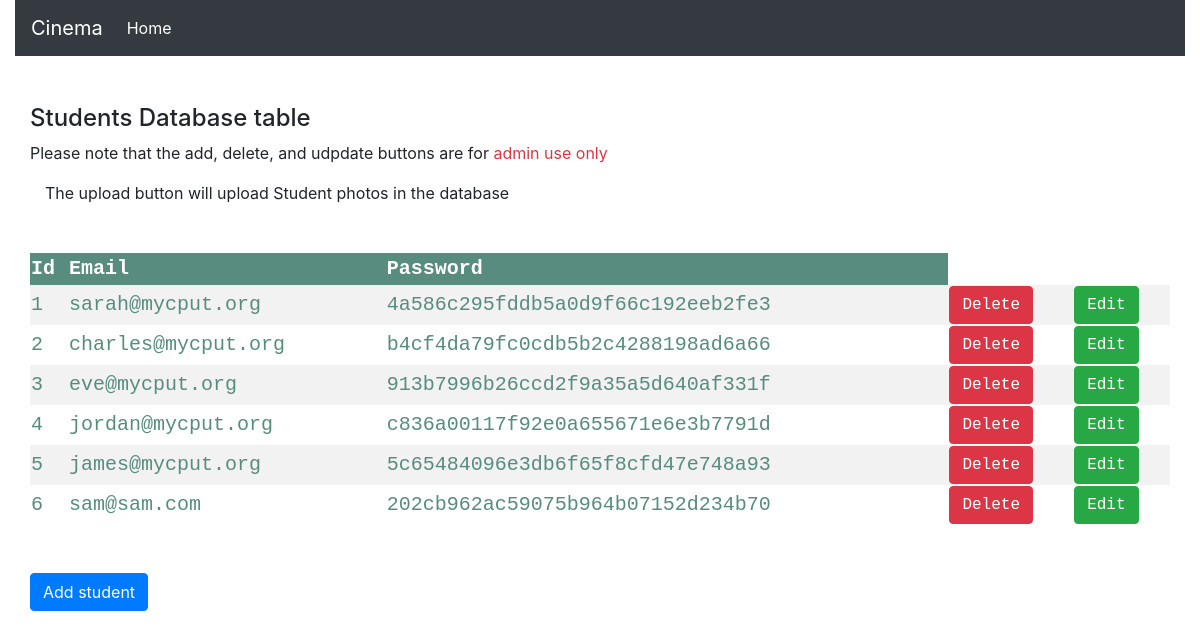
Page /showTable.php on the committed database.
### tables this page shows
CREATE TABLE IF NOT EXISTS `tbl_user` (
  `ID` int(11) NOT NULL AUTO_INCREMENT,
  `email` varchar(255) NOT NULL,
  `password` varchar(255) NOT NULL,
  PRIMARY KEY (`ID`)
);

### showTable.php (the view, shortened to what this page needs)
<!DOCTYPE html>
<html lang="en">
    <head>
    <link rel="stylesheet" href="css/bootstrap.css">
    <link rel="stylesheet" href="css/showTable.css">
    </head>
<body>
    <section>
        <div class="container-fluid">
            <div class="row">
                <div class="col-md-12 col-sm-12 col-lg-12">
                    <nav class="navbar navbar-expand-lg navbar-light bg-dark">
                        <a class="navbar-brand text-white" href="home.php">Cinema</a>
                        <div class="collapse navbar-collapse" id="navbarNavAltMarkup">
                            <div class="navbar-nav">
                                <a class="nav-link active text-white" href="home.php">Home <span class="sr-only">(current)</span></a>
                            </div>
                        </div>
                    </nav>
                </div>
            </div>
        </div>
    </section>
    <div class="container mt-5">
        <div class="row">
            <h4>Students Database table</h4><br>
        </div>
        <div class="row">
            <p>Please note that the add, delete, and udpdate buttons are for <span class="text-danger">admin use only</span></p>
        </div>
            <p>The upload button will upload Student photos in the database</p>
    </div>
    <div class="container mt-5">
        <div class="row">
            <table>
                <tr>
                    <th>Id</th>
                    <th>Email</th>
                    <th>Password</th>
                </tr>
                <?php
                    require('DBConnect.php');
                    $query = "SELECT ID, email, password FROM tbl_user ORDER BY ID ASC";
                    $result = mysqli_query($con, $query);
                    while($row = mysqli_fetch_assoc($result)){
                        $id = $row['ID'];
                        $email = $row['email'];
                        $password = $row['password'];
                ?>
                        <tr>
                            <td><?php echo $id ?></td>
                            <td><?php echo $email ?></td>
                            <td><?php echo $password ?></td>
                            <td><a class="btn btn-danger" href="deleteStudent.php?Del=<?php echo $id?>">Delete</a></td>
                            <td><a class="btn btn-success" href="editStudent.php?Edit=<?php echo $id?>">Edit</a></td>
                        </tr>
                <?php
                    }
                ?>
            </table>
        </div>
    </div>
    <div class="container">
        <div class="row my-5">
            <form action="addStudent.php" method="POST" >
                <input class="btn btn-primary" type="submit" class="mr-3" value="Add student" name="add">
            </form>
        </div>
    </div>
</body>
</html>

### css/showTable.css (style rules this page uses)
table { border-collapse: collapse; width: 100%; color: #588c7e; font-family: monospace; font-size: 20px; text-align: left; }
th { background-color: #588c7e; color: white; }
tr:nth-child(even) { background-color: #f2f2f2 }

### rows in the picture
tbl_user: ID "1", email "sarah@mycput.org", password "4a586c295fddb5a0d9f66c192eeb2fe3"
tbl_user: ID "2", email "charles@mycput.org", password "b4cf4da79fc0cdb5b2c4288198ad6a66"
tbl_user: ID "3", email "eve@mycput.org", password "913b7996b26ccd2f9a35a5d640af331f"
tbl_user: ID "4", email "jordan@mycput.org", password "c836a00117f92e0a655671e6e3b7791d"
tbl_user: ID "5", email "james@mycput.org", password "5c65484096e3db6f65f8cfd47e748a93"
tbl_user: ID "6", email "sam@sam.com", password "202cb962ac59075b964b07152d234b70"
